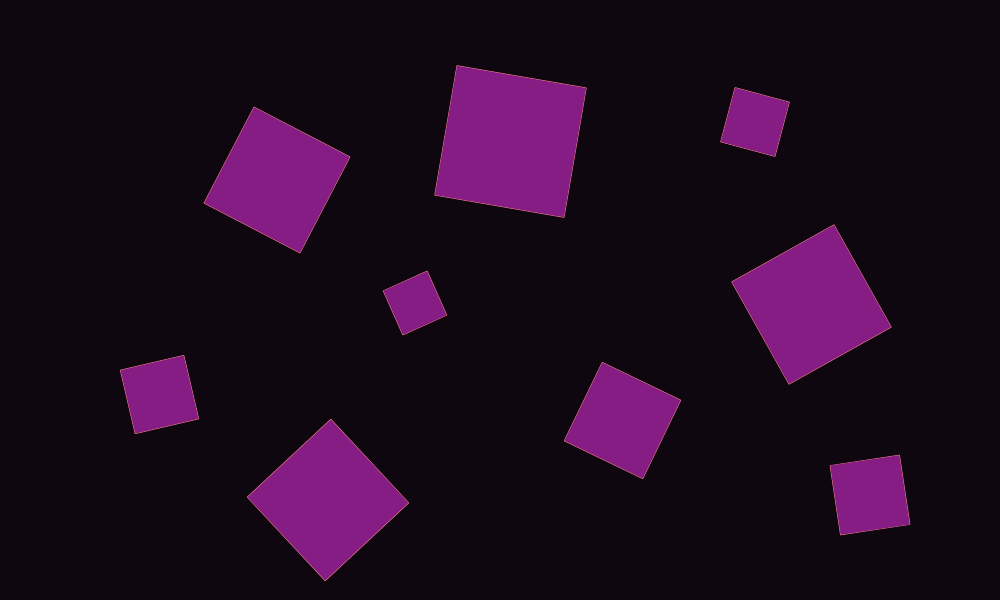
#> input picture Images/kare2.png, 1000 x 600 px
$ python breadboard.py
#> lines starting #> are read from the running program, lines starting #| are printed output that depends on the picture
import numpy as np
import cv2
from matplotlib import pyplot as plt
import imutils
np.random.seed(0)  # seed for reproducibility

img = cv2.imread("../Images/kare2.png")
#> img is the input picture: shape (600, 1000, 3); mean B, G, R 30.6, 10.2, 30.9

x1 = np.random.randint(10, size=6)  # One-dimensional array
x2 = np.random.randint(10, size=(3, 4))  # Two-dimensional array
x3 = np.random.randint(10, size=(4, 4, 5))  # Three-dimensional array

dizi = np.array([])

kume3 = set(())
print(type(dizi))
sets = {1,1,1,2,3,4,5,"omer"}
kume = set((1,2,3,4))
kume2 = set(((1,2),(3,4),(5,6)))
dizia = [1,2]
sets.add((dizia[0],dizia[1]))

dizi3 =  list(kume2)
dizia.remove(2)
print("sda",dizia)

#print(dizi3[0] == kume2 )
print((1,1) == [1,1])
kume3.add(1)
print(sets,len(sets),type(sets))
print(kume2.discard((1,2)),kume2, kume3,type(kume3))
resized = imutils.resize(img, width=300)

resized[100][80] = (255,0,0)
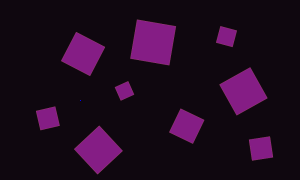
#> resized: shape (180, 300, 3); mean B, G, R 30.6, 10.2, 30.9

plt.imshow(resized)
plt.show()

di = [1,2,3,5]
di2 = [1,2,3,5]

di = [[1,2],[3,5]]
di2 = [[1,2],[3,5]]

if di == di2:
    print("omer")


print(di == di2)

$ run again, with Images/kare3.png copied over Images/kare2.png
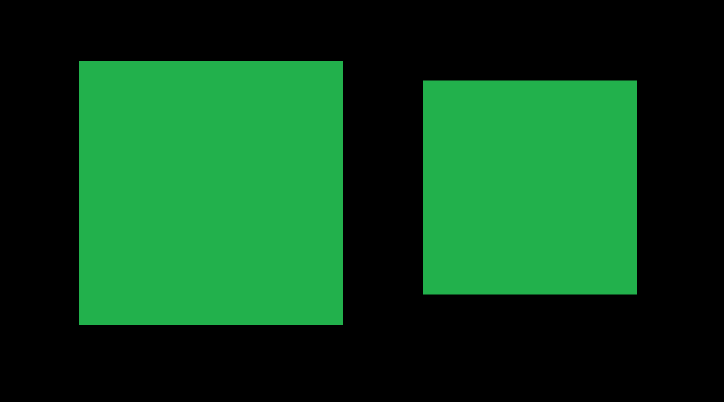
#> input picture Images/kare3.png, 1447 x 804 px (shown at 1/2 size)
#> img is the input picture: shape (804, 1447, 3); mean B, G, R 30.2, 70.3, 13.5
#> `resized = imutils.resize(img, width=300)`:
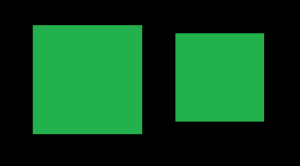
#> resized: shape (166, 300, 3); mean B, G, R 30.2, 70.3, 13.5

$ run again, with Images/DikE.png copied over Images/kare2.png
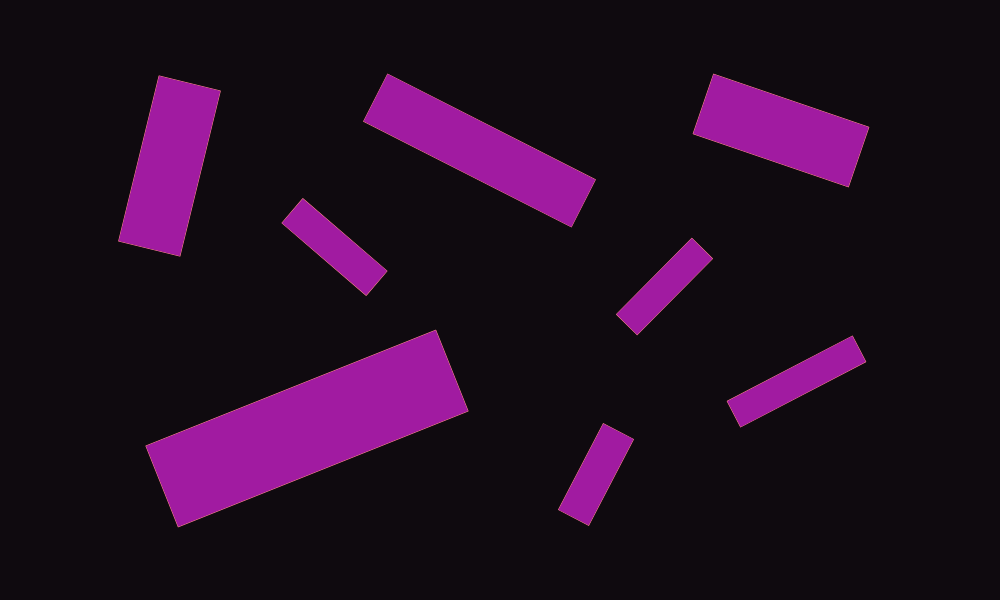
#> input picture Images/DikE.png, 1000 x 600 px
#> img is the input picture: shape (600, 1000, 3); mean B, G, R 33.5, 12.5, 33.8
#> `resized[100][80] = (255,0,0)`:
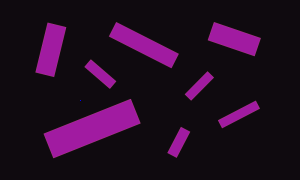
#> resized: shape (180, 300, 3); mean B, G, R 33.5, 12.5, 33.8

$ run again, with Images/altigen.png copied over Images/kare2.png
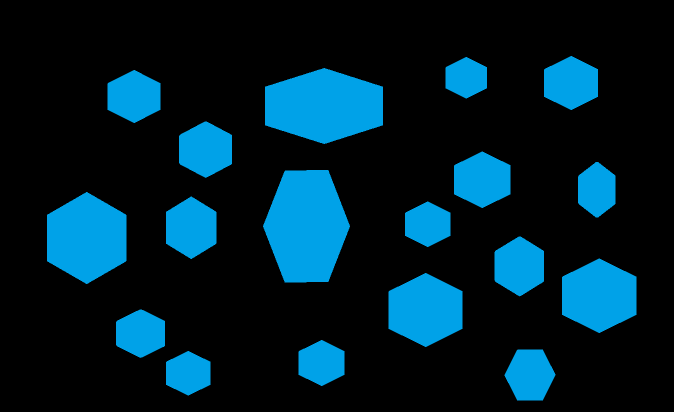
#> input picture Images/altigen.png, 1348 x 824 px (shown at 1/2 size)
#> img is the input picture: shape (824, 1348, 3); mean B, G, R 44.2, 30.9, 0
#> `resized = imutils.resize(img, width=300)`:
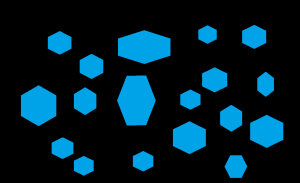
#> resized: shape (183, 300, 3); mean B, G, R 44.2, 30.9, 0
